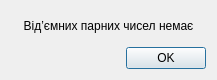
<?xml version="1.0" encoding="UTF-8"?>
<ui version="4.0">
 <class>Non_even</class>
 <widget class="QDialog" name="Non_even">
  <property name="geometry">
   <rect>
    <x>0</x>
    <y>0</y>
    <width>217</width>
    <height>80</height>
   </rect>
  </property>
  <property name="windowTitle">
   <string>Dialog</string>
  </property>
  <layout class="QVBoxLayout" name="verticalLayout">
   <item>
    <widget class="QLabel" name="label">
     <property name="text">
      <string>&lt;html&gt;&lt;head/&gt;&lt;body&gt;&lt;p align=&quot;center&quot;&gt;Відʼємних парних чисел немає&lt;/p&gt;&lt;/body&gt;&lt;/html&gt;</string>
     </property>
    </widget>
   </item>
   <item>
    <widget class="QDialogButtonBox" name="buttonBox">
     <property name="standardButtons">
      <set>QDialogButtonBox::Ok</set>
     </property>
    </widget>
   </item>
  </layout>
 </widget>
 <resources/>
 <connections/>
</ui>
